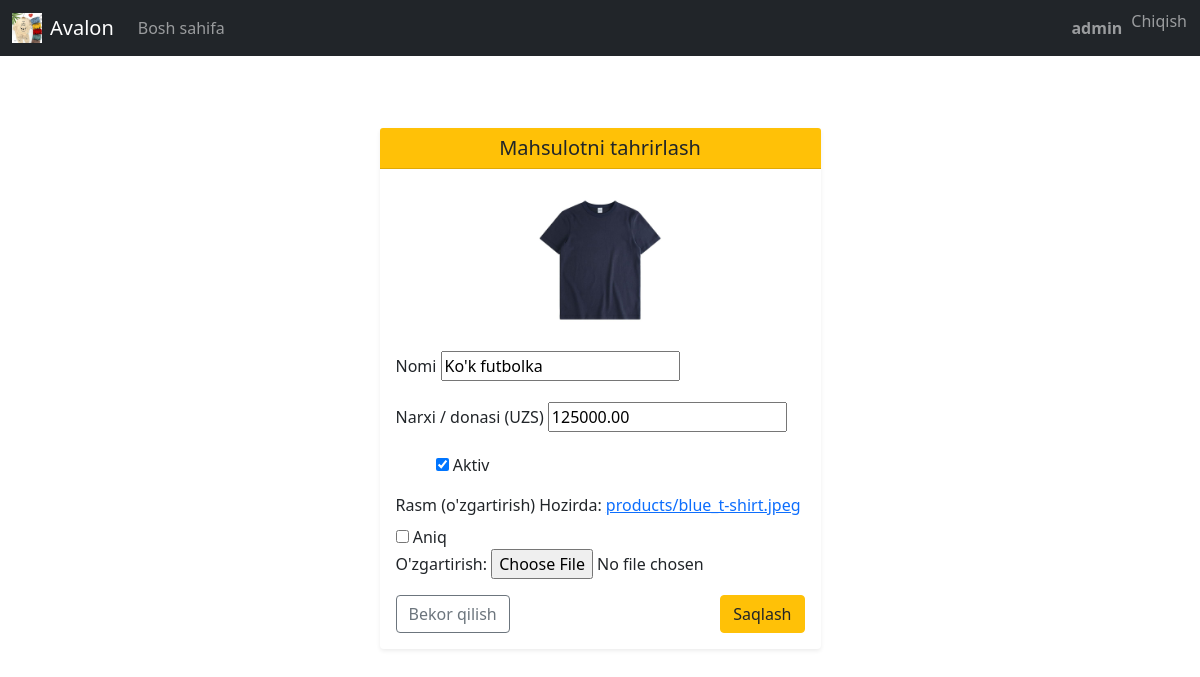
Screenshot of /products/1/edit/ (signed in) with the database file from the repository.
### app/models.py (models this page shows, shortened)
class Product(models.Model):
    UNIT_CHOICES = [
        ('pcs', 'шт.'),
        ('kg', 'кг'),
    ]
    name = models.CharField(max_length=255, unique=True)
    price_per_unit = models.DecimalField(max_digits=10, decimal_places=2, default=0)
    quantity = models.DecimalField(max_digits=10, decimal_places=2, default=0)
    unit = models.CharField(max_length=10, choices=UNIT_CHOICES, default='pcs')  # <-- добавлено
    is_active = models.BooleanField(default=True)
    image = models.ImageField(upload_to='products/', blank=True, null=True)
    created_at = models.DateTimeField(auto_now_add=True)

### app/views.py (the view)
# urls.py: path('products/<int:pk>/edit/', views.edit_product, name='edit_product'),
@user_passes_test(is_admin_or_superuser)
def edit_product(request, pk):
    product = get_object_or_404(Product, pk=pk)
    if request.method == 'POST':
        form = ProductForm(request.POST, request.FILES, instance=product)
        if form.is_valid():
            form.save()
            return redirect('view_product', pk=product.pk)
    else:
        form = ProductForm(instance=product)
    return render(request, 'product/edit_product.html', {
        'form': form,
        'product': product,
    })

### app/forms.py
class ProductForm(forms.ModelForm):
    class Meta:
        model = Product
        fields = ['name', 'price_per_unit', 'image', 'is_active']

### app/templates/product/edit_product.html (shortened to what this page needs)
{% extends 'main/base.html' %}
{% block content %}
<div class="container py-5">
  <div class="row justify-content-center">
    <div class="col-12 col-sm-10 col-md-8 col-lg-6 col-xl-5">
      <div class="card shadow-sm border-0 rounded-4">
        <div class="card-header bg-warning text-dark text-center">
          <h2 class="h5 mb-0">Mahsulotni tahrirlash</h2>
        </div>
        <div class="card-body">
          {% if product.image %}
            <div class="text-center mb-3">
              <img src="{{ product.image.url }}" alt="{{ product.name }}" class="img-fluid rounded" style="max-height:150px; object-fit:cover;">
            </div>
          {% endif %}
          <form method="post" enctype="multipart/form-data" novalidate>
            <div class="mb-3">
              <label for="{{ form.name.id_for_label }}" class="form-label">Nomi</label>
              {{ form.name }}
            </div>
            <div class="mb-3">
              <label for="{{ form.price_per_unit.id_for_label }}" class="form-label">Narxi / donasi (UZS)</label>
              {{ form.price_per_unit }}
            </div>
            <div class="form-check form-switch mb-3">
              {{ form.is_active }}
              <label class="form-check-label" for="{{ form.is_active.id_for_label }}">Aktiv</label>
            </div>
            <div class="mb-3">
              <label for="{{ form.image.id_for_label }}" class="form-label">Rasm (o'zgartirish)</label>
              {{ form.image }}
            </div>
            <div class="d-flex justify-content-between">
              <a href="{% url 'view_product' product.pk %}" class="btn btn-outline-secondary">Bekor qilish</a>
              <button type="submit" class="btn btn-warning text-dark">Saqlash</button>
            </div>
          </form>
        </div>
      </div>
    </div>
  </div>
</div>
{% endblock %}

### app/templates/main/base.html (shortened to what this page needs)
<!DOCTYPE html>
<html lang="en">
<head>
    <link href="https://cdn.jsdelivr.net/npm/bootstrap@5.0.2/dist/css/bootstrap.min.css"
          rel="stylesheet"
>
</head>
<body>
<nav class="navbar navbar-expand-lg navbar-dark bg-dark">
    <div class="container-fluid">
        <a href="/home" class="navbar-brand d-flex align-items-center">
            <img src="/media/def/main_img.jpg" alt="Logo" height="30" class="me-2">
            Avalon
        </a>
        <div class="collapse navbar-collapse" id="navbarContent">
            <ul class="navbar-nav me-auto mb-2 mb-lg-0">
                <li class="nav-item">
                    <a href="/home" class="nav-link">Bosh sahifa</a>
                </li>
            </ul>
            <ul class="navbar-nav ms-auto mb-2 mb-lg-0">
                {% if user.is_authenticated %}
                <li class="nav-item d-flex align-items-center">
                    <span class="navbar-text me-2"><strong>{{ user.username }}</strong></span>
                </li>
                <li class="nav-item">
                    <form method="post" action="{% url 'logout' %}" class="m-0 p-0">
                        <button type="submit" class="btn btn-link nav-link p-0">
                            Chiqish
                        </button>
                    </form>
                </li>
                {% endif %}
            </ul>
        </div>
    </div>
</nav>
<div class="container mt-4">
    {% block content %}{% endblock %}
</div>
</body>
</html>

### app/templates/main/base.html (style rules this page uses)
.navbar-brand img { max-height: 30px; width: auto; }
.nav-link, .navbar-text { white-space: nowrap; }

### rows the page displays
Product: image (picture), name "Ko'k futbolka", price_per_unit "125000.00", is_active "☑"

### other values shown
{{ user.username }} "admin"
